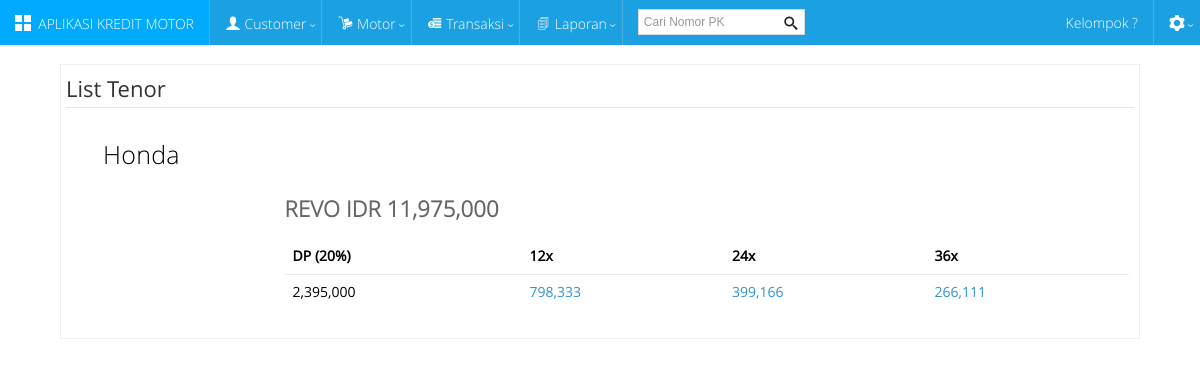
Screenshot of /?page=view_angsuran&criteria=mtr.type&value=REVO with the database file from the repository.
### tables this page shows
CREATE TABLE `m_angsuran` (
  `KODE_ANGSUR` int(20) NOT NULL,
  `KODE_MOTOR` varchar(50) default NULL,
  `DP` int(20) default NULL,
  `BUNGA` int(20) default NULL,
  `10X` int(20) default NULL,
  `16X` int(20) default NULL,
  `22X` int(20) default NULL,
  `28X` int(20) default NULL,
  `36X` int(20) default NULL,
  `IS_ACTIVE` varchar(2) default NULL,
  PRIMARY KEY  (`KODE_ANGSUR`)
);

### form/view_angsuran.php (the view, shortened to what this page needs)
<table width="90%" border="0" style="border: solid 1px #efefef;" align="center" cellpadding="5" cellspacing="0">
  <tr>
    <td>
    	<fieldset>
      		<legend>List Tenor</legend>
            <?php
				$cri = $_GET['criteria'];
				$val = $_GET['value'];
				$str = "";
				if ($cri != "") {
					$str = "where $cri = '$val'";
				}
            	if (!($query = mysql_query( "select distinct(mtr.merek)  from m_angsuran ang INNER JOIN m_motor mtr on mtr.kode_motor = ang.kode_motor $str order by mtr.merek"))) die("SQL Error");
				while($res = mysql_fetch_array($query)) {
					?>
                    	 <table width="100%" border="0" cellpadding="5" cellspacing="0">
                         	<tr>
                            	<td> <?php echo "<label><h2>&emsp; ".$res[0]."</h2></label>";	?></td>
                            </tr>
                         </table>
					<?php
					if (!($query2 = mysql_query(
						"select 	distinct(mtr.type), mtr.harga
						 from 		m_angsuran ang
						 INNER JOIN m_motor mtr on mtr.kode_motor = ang.kode_motor
						 $str		and mtr.merek = '$res[0]'
						 "))) die("SQL Error");
					while($res2 = mysql_fetch_array($query2)) {
			?>
            <table width="80%" border="0" align="right" cellpadding="5" cellspacing="0">
              <tr>
              <td>
	              <?php echo "<h3>".$res2[0]." IDR ". number_format($res2[1])."</h3>";	?>
              </td>
              </tr>
              <tr>
                <td>
                	<table align="right" class="table">
                              <thead>
                                <tr>
                                  <th class="text-left">DP (20%) </th>
                                  <th class="text-left">12x</th>
                                  <th class="text-left">24x</th>
                                  <th class="text-left">36x</th>
                                </tr>
                             </thead>
                              <tbody>
								  <?php
                                    if (!($query3 = mysql_query(
										"select 	*
										 from 		m_angsuran ang
										 INNER JOIN m_motor mtr on mtr.kode_motor = ang.kode_motor
										 where		mtr.type = '$res2[0]' "))) die("SQL Error");
                                    while($res3 = mysql_fetch_array($query3)) {
                                  ?>
                                    <tr>
                                      <td><?php echo number_format($res3[2]);?></td>
                                      <td><a href="?page=pembelian_unit&id_ang=<?php echo $res3[0];?>&tenor=4" ><?php echo number_format($res3[4]);?></a>	</td>
                                      <td><a href="?page=pembelian_unit&id_ang=<?php echo $res3[0];?>&tenor=5" ><?php echo number_format($res3[5]);?></a></td>
                                      <td><a href="?page=pembelian_unit&id_ang=<?php echo $res3[0];?>&tenor=6" ><?php echo number_format($res3[6]);?></a></td>
                                    </tr>
                                    <?php } ?>
                           </tbody>
        </table>
        </td>
              </tr>
            </table>
             <?php
					}
				}
			?>
      	</fieldset>
    </td>
  </tr>
</table>

### rows the page displays
m_angsuran: DP "2,395,000", 10X "798,333", 16X "399,166", 22X "266,111"

### other values shown
$res[0] "Honda"
$res2[0] "REVO"
$res2[1] "11,975,000"
